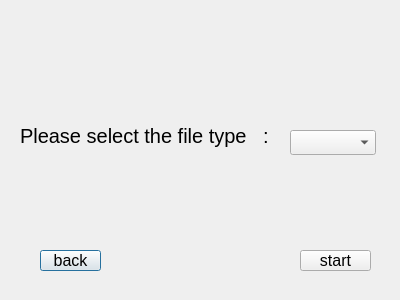
<?xml version="1.0" encoding="UTF-8"?>
<ui version="4.0">
 <class>Dialog</class>
 <widget class="QDialog" name="Dialog">
  <property name="geometry">
   <rect>
    <x>0</x>
    <y>0</y>
    <width>400</width>
    <height>300</height>
   </rect>
  </property>
  <property name="font">
   <font>
    <pointsize>15</pointsize>
   </font>
  </property>
  <property name="windowTitle">
   <string>Dialog</string>
  </property>
  <widget class="QLabel" name="label">
   <property name="geometry">
    <rect>
     <x>20</x>
     <y>110</y>
     <width>261</width>
     <height>51</height>
    </rect>
   </property>
   <property name="text">
    <string>Please select the file type   :</string>
   </property>
  </widget>
  <widget class="QPushButton" name="backButton">
   <property name="geometry">
    <rect>
     <x>40</x>
     <y>250</y>
     <width>61</width>
     <height>21</height>
    </rect>
   </property>
   <property name="font">
    <font>
     <pointsize>12</pointsize>
    </font>
   </property>
   <property name="text">
    <string>back</string>
   </property>
  </widget>
  <widget class="QComboBox" name="sig_list">
   <property name="geometry">
    <rect>
     <x>290</x>
     <y>130</y>
     <width>86</width>
     <height>25</height>
    </rect>
   </property>
  </widget>
  <widget class="QPushButton" name="startButton">
   <property name="geometry">
    <rect>
     <x>300</x>
     <y>250</y>
     <width>71</width>
     <height>21</height>
    </rect>
   </property>
   <property name="font">
    <font>
     <pointsize>12</pointsize>
    </font>
   </property>
   <property name="text">
    <string>start</string>
   </property>
  </widget>
 </widget>
 <resources/>
 <connections/>
</ui>
